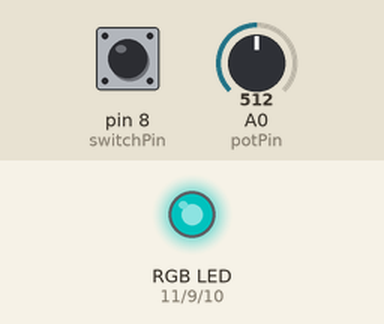
Recording of a sketch running on a simulated Arduino Uno, built with avr-gcc and run on an emulated ATmega328P. On the bench: an RGB LED mixed from three pins (HIGH = lit). The inputs (shaded band) are chosen by the test bench; at power-on: pin 8 (switchPin) LOW, A0 (potPin) = 512. Dim RGB values are drawn brighter than linear.

Above: at 1.2 s.
1.3 s: pin 8 (switchPin) pulled HIGH for 0.15 s
At 1.48 s:
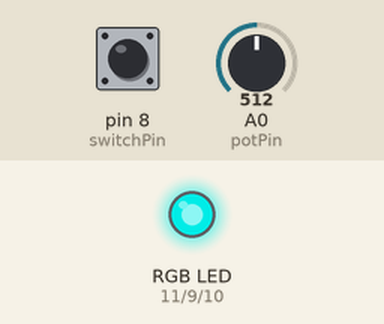
4.4 s: A0 (potPin) set to 716
At 5.66 s:
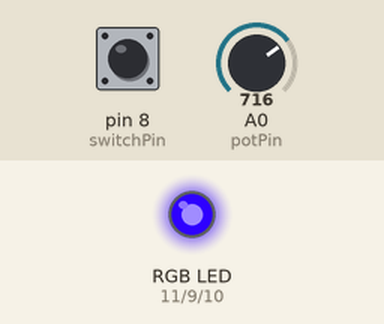
7.4 s: A0 (potPin) set to 900
At 7.72 s:
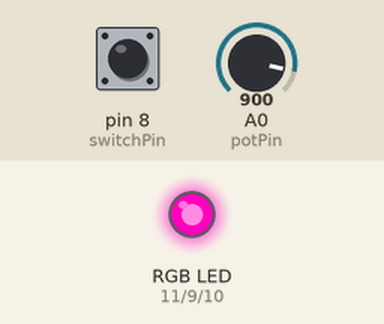
10.4 s: pin 8 (switchPin) pulled HIGH for 1 s
13.5 s: pin 8 (switchPin) pulled HIGH for 0.15 s
At 15.14 s:
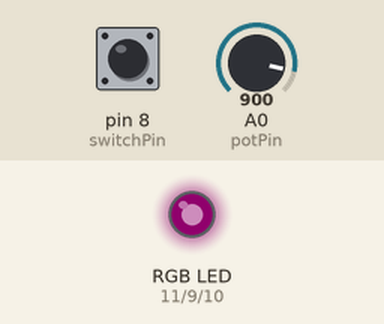
16.5 s: A0 (potPin) set to 1023
Timing chart, 0 to 20.5 s (numbered marks = the images above; inputs shaded):
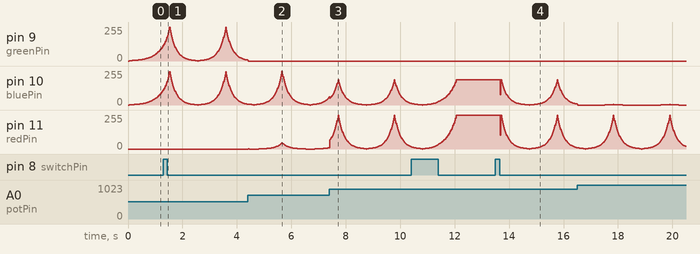

The sketch:

rgbLED.ino
```cpp
int potPin = A0;
int potCol;

int switchPin = 8;
int redPin = 11;
int greenPin = 9;
int bluePin = 10;

int colR;
int colG;
int colB;

int hue;
int saturation;
int brightness;
int fadeAmount = 5;

int val;
int val2;

int switchValue;
int mode = 0;

// getRGB function stores RGB values in this array
// we use these values for the red, blue, green led.
int rgb_colors[3];
const byte dim_curve[] = {
    0,   1,   1,   2,   2,   2,   2,   2,   2,   3,   3,   3,   3,   3,   3,   3,
    3,   3,   3,   3,   3,   3,   3,   4,   4,   4,   4,   4,   4,   4,   4,   4,
    4,   4,   4,   5,   5,   5,   5,   5,   5,   5,   5,   5,   5,   6,   6,   6,
    6,   6,   6,   6,   6,   7,   7,   7,   7,   7,   7,   7,   8,   8,   8,   8,
    8,   8,   9,   9,   9,   9,   9,   9,   10,  10,  10,  10,  10,  11,  11,  11,
    11,  11,  12,  12,  12,  12,  12,  13,  13,  13,  13,  14,  14,  14,  14,  15,
    15,  15,  16,  16,  16,  16,  17,  17,  17,  18,  18,  18,  19,  19,  19,  20,
    20,  20,  21,  21,  22,  22,  22,  23,  23,  24,  24,  25,  25,  25,  26,  26,
    27,  27,  28,  28,  29,  29,  30,  30,  31,  32,  32,  33,  33,  34,  35,  35,
    36,  36,  37,  38,  38,  39,  40,  40,  41,  42,  43,  43,  44,  45,  46,  47,
    48,  48,  49,  50,  51,  52,  53,  54,  55,  56,  57,  58,  59,  60,  61,  62,
    63,  64,  65,  66,  68,  69,  70,  71,  73,  74,  75,  76,  78,  79,  81,  82,
    83,  85,  86,  88,  90,  91,  93,  94,  96,  98,  99,  101, 103, 105, 107, 109,
    110, 112, 114, 116, 118, 121, 123, 125, 127, 129, 132, 134, 136, 139, 141, 144,
    146, 149, 151, 154, 157, 159, 162, 165, 168, 171, 174, 177, 180, 183, 186, 190,
    193, 196, 200, 203, 207, 211, 214, 218, 222, 226, 230, 234, 238, 242, 248, 255,
};

void setup() {

  pinMode(redPin, OUTPUT);
  pinMode(greenPin, OUTPUT);
  pinMode(bluePin, OUTPUT);
  pinMode(switchPin, INPUT);

  switchValue = digitalRead(switchPin);

  colR = 0;
  colG = 0;
  colB = 0;

  hue = 0;
  saturation = 0;
  brightness = 0;

  // for debugging
  Serial.begin(9600);
}
void loop() {
   val = digitalRead(switchPin);         // check button value and set val
   delay(10);                            // delay 10 ms
   val2 = digitalRead(switchPin);        // check buton value again and set val2

   // this loop checks if button state has changed //

   if (val == val2) {                    // if button has been pressed for more than 10ms (for debounce)
      if (val != switchValue) {          // if val is not same as old value
      if (val == LOW) {                  // if button is not pressed
        if (mode == 0) {                 // if mode is 0
          mode = 1;                      // set mode to 1
          //Serial.println("mode1");     // debug message
        } else {
          mode = 0;                      // else set mode to 0
          //Serial.println("mode0");     // debug message
        }
      }
     }
   }
   switchValue = val;                    // set old value to val

   // here the button state change checking ends //

   potCol = analogRead(potPin);                    // read potentiometer value
   hue = map(potCol,0, 1023,0, 359);               // map pot value to a value from 0 to 360
   saturation = 255;                               // saturation is fixed, but could be variable (0-255)
   getRGB(hue,saturation,brightness,rgb_colors);   // this function converts HSB to RGB - function at bottom of file

   if (mode == 0) {                                // if mode 0 - fade light to maximum and keep it at 255 - fixed brightness
    //Serial.println("mode0");                     // debug message
    int brightnessGoal = 255;                      // max goal of color is 255
    if (brightness < brightnessGoal) {             // if brightness is less than goal
      brightness = brightness + 5;                 // add 5 to brightness
      analogWrite(redPin, rgb_colors[0]);          // red value in index 0 of rgb_colors array
      analogWrite(greenPin, rgb_colors[1]);        // green value in index 1 of rgb_colors array
      analogWrite(bluePin, rgb_colors[2]);         // blue value in index 2 of rgb_colors array
      delay(20);                                   // delay to slow down fading
    } else {
      brightness = 255;                            // if brightness is above 255 - set it to 255 for max brightness
      analogWrite(redPin, rgb_colors[0]);          // red value in index 0 of rgb_colors array
      analogWrite(greenPin, rgb_colors[1]);        // green value in index 1 of rgb_colors array
      analogWrite(bluePin, rgb_colors[2]);         // blue value in index 2 of rgb_colors array
      delay(20); // delay to slow down fading      // delay to slow down fading
   }
  }

  if (mode == 1) {                                 // if mode is 1, cycle fade in and out
    brightness += fadeAmount;                      // add fadeAmount to brightness
    if (brightness <= 0) {                         // if brightness less or equals to 0 i.e. dark
      fadeAmount = 5;                              // set fade amount to +5
    }
    if (brightness >= 255) {                       // if brightness is more than 255
      fadeAmount = -5;                             // set fade amount to -5 for fade out
    }

    analogWrite(redPin, rgb_colors[0]);            // red value in index 0 of rgb_colors array
    analogWrite(greenPin, rgb_colors[1]);          // green value in index 1 of rgb_colors array
    analogWrite(bluePin, rgb_colors[2]);           // blue value in index 2 of rgb_colors array

    delay(10);                                     // delay to slow down fading
    //Serial.println("mode1 | ");                  // debug message
    //Serial.print(brightness);                    // debug message
  }
}

/*
 *  i did not write the math for converting rgb to hsb, but basically
 *  it uses a lokup table for changing the values and uses some math
 *  to calculate the rgb values from one potentiometer
 */

void getRGB(int hue, int sat, int val, int colors[3]) {

  /* convert hue, saturation and brightness ( HSB/HSV ) to RGB
     The dim_curve is used only on brightness/value and on saturation (inverted).
     This looks the most natural.
  */
  val = dim_curve[val];
  sat = 255-dim_curve[255-sat];

  int r;
  int g;
  int b;
  int base;

  if (sat == 0) { // Acromatic color (gray). Hue doesn't mind.
    colors[0]=val;
    colors[1]=val;
    colors[2]=val;
  } else  {

  base = ((255 - sat) * val)>>8;

  switch(hue/60) {
  case 0:
    r = val;
    g = (((val-base)*hue)/60)+base;
    b = base;
  break;

  case 1:
    r = (((val-base)*(60-(hue%60)))/60)+base;
    g = val;
    b = base;
  break;

  case 2:
    r = base;
    g = val;
    b = (((val-base)*(hue%60))/60)+base;
  break;

  case 3:
    r = base;
    g = (((val-base)*(60-(hue%60)))/60)+base;
    b = val;
  break;

  case 4:
    r = (((val-base)*(hue%60))/60)+base;
    g = base;
    b = val;
  break;

  case 5:
    r = val;
    g = base;
    b = (((val-base)*(60-(hue%60)))/60)+base;
  break;
    }

    colors[0]=r;
    colors[1]=g;
    colors[2]=b;
  }
}
```
